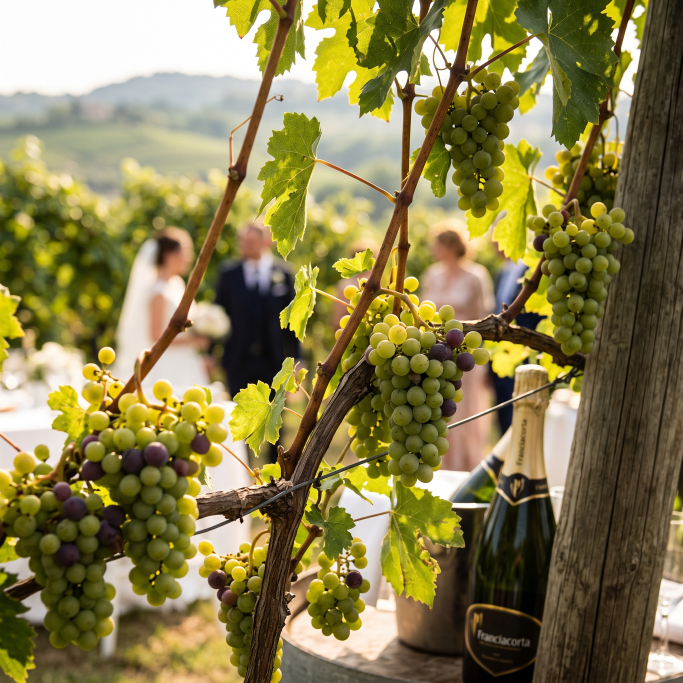
#> input picture images/gallery-1.jpg, 2048 x 2048 px (shown at 1/3 size); its folder holds 4 pictures in this run
$ python ottimizza-immagini.py
#> lines starting #> are read from the running program, lines starting #| are printed output that depends on the picture
#!/usr/bin/env python3
"""
Ottimizza le foto in images/ per il web.

Le foto che escono dalla fotocamera (o dai banchi di immagini stock) pesano
diversi MB l'una: su rete mobile il sito diventa inutilizzabile. Questo script
le ridimensiona alla larghezza massima realmente usata dal layout e le
ricomprime in JPEG progressivo, mantenendo gli stessi nomi di file.

Uso:
    pip install Pillow
    python3 tools/ottimizza-immagini.py

Da rilanciare ogni volta che si sostituisce una foto (per esempio images/hero.jpg).
"""

import os
import sys

try:
    from PIL import Image, ImageOps
except ImportError:
    sys.exit("Manca Pillow. Installalo con:  pip install Pillow")

CARTELLA = os.path.join(os.path.dirname(os.path.dirname(os.path.abspath(__file__))), "images")

# nome file (senza estensione) -> (lato lungo massimo in px, qualita JPEG)
REGOLE = {
    "hero":    (2000, 78),
    "solive":  (1600, 80),
    "story":   (1200, 80),
    "gallery": (1400, 80),
}
DEFAULT = (1600, 80)


def regola_per(nome):
#> called with nome = 'gallery-1.jpg'
    for prefisso, valori in REGOLE.items():
        if nome.startswith(prefisso):
            return valori
    return DEFAULT


def main():
    if not os.path.isdir(CARTELLA):
        sys.exit(f"Cartella non trovata: {CARTELLA}")

    totale_prima = totale_dopo = 0

    for nome_file in sorted(os.listdir(CARTELLA)):
        if not nome_file.lower().endswith((".jpg", ".jpeg", ".png")):
            continue

        percorso = os.path.join(CARTELLA, nome_file)
        prima = os.path.getsize(percorso)
        lato_max, qualita = regola_per(nome_file.lower())

        img = Image.open(percorso)
#> img is the input picture: PIL image 2048x2048 RGB; mean R, G, B 136.1, 126, 76.9
        img = ImageOps.exif_transpose(img).convert("RGB")
        if max(img.size) > lato_max:
            img.thumbnail((lato_max, lato_max), Image.LANCZOS)
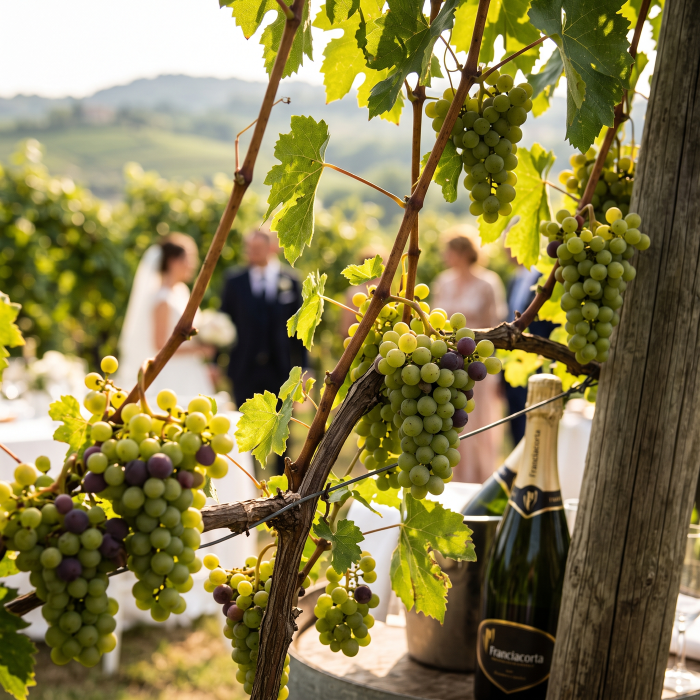
#> img: PIL image 1400x1400 RGB (shown at 1/2 size); mean R, G, B 136.1, 126, 76.9

        destinazione = os.path.splitext(percorso)[0] + ".jpg"
        img.save(destinazione, "JPEG", quality=qualita, optimize=True, progressive=True)
        if destinazione != percorso:
            os.remove(percorso)

        dopo = os.path.getsize(destinazione)
        totale_prima += prima
        totale_dopo += dopo
        print(f"{nome_file:<16} {prima/1024/1024:6.2f} MB -> {dopo/1024:7.1f} KB   ({img.width}x{img.height})")
#| gallery-1.jpg      2.91 MB ->   292.0 KB   (1400x1400)

    if totale_prima:
        print(f"\nTotale: {totale_prima/1024/1024:.1f} MB -> {totale_dopo/1024/1024:.2f} MB "
              f"(-{100 - totale_dopo * 100 / totale_prima:.0f}%)")


if __name__ == "__main__":
    main()
